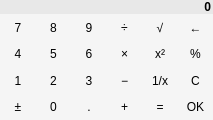
<?xml version="1.0" encoding="UTF-8"?>
<ui version="4.0">
 <class>WPopupCalculator</class>
 <widget class="QWidget" name="WPopupCalculator">
  <property name="geometry">
   <rect>
    <x>0</x>
    <y>0</y>
    <width>213</width>
    <height>120</height>
   </rect>
  </property>
  <property name="palette">
   <palette>
    <active>
     <colorrole role="Button">
      <brush brushstyle="SolidPattern">
       <color alpha="255">
        <red>245</red>
        <green>245</green>
        <blue>245</blue>
       </color>
      </brush>
     </colorrole>
     <colorrole role="Base">
      <brush brushstyle="SolidPattern">
       <color alpha="255">
        <red>245</red>
        <green>245</green>
        <blue>245</blue>
       </color>
      </brush>
     </colorrole>
     <colorrole role="Window">
      <brush brushstyle="SolidPattern">
       <color alpha="255">
        <red>245</red>
        <green>245</green>
        <blue>245</blue>
       </color>
      </brush>
     </colorrole>
    </active>
    <inactive>
     <colorrole role="Button">
      <brush brushstyle="SolidPattern">
       <color alpha="255">
        <red>245</red>
        <green>245</green>
        <blue>245</blue>
       </color>
      </brush>
     </colorrole>
     <colorrole role="Base">
      <brush brushstyle="SolidPattern">
       <color alpha="255">
        <red>245</red>
        <green>245</green>
        <blue>245</blue>
       </color>
      </brush>
     </colorrole>
     <colorrole role="Window">
      <brush brushstyle="SolidPattern">
       <color alpha="255">
        <red>245</red>
        <green>245</green>
        <blue>245</blue>
       </color>
      </brush>
     </colorrole>
    </inactive>
    <disabled>
     <colorrole role="Button">
      <brush brushstyle="SolidPattern">
       <color alpha="255">
        <red>245</red>
        <green>245</green>
        <blue>245</blue>
       </color>
      </brush>
     </colorrole>
     <colorrole role="Base">
      <brush brushstyle="SolidPattern">
       <color alpha="255">
        <red>245</red>
        <green>245</green>
        <blue>245</blue>
       </color>
      </brush>
     </colorrole>
     <colorrole role="Window">
      <brush brushstyle="SolidPattern">
       <color alpha="255">
        <red>245</red>
        <green>245</green>
        <blue>245</blue>
       </color>
      </brush>
     </colorrole>
    </disabled>
   </palette>
  </property>
  <property name="windowTitle">
   <string>Calculator</string>
  </property>
  <layout class="QGridLayout" name="gridLayout">
   <property name="margin">
    <number>0</number>
   </property>
   <property name="spacing">
    <number>0</number>
   </property>
   <item row="0" column="0" colspan="6">
    <widget class="QLabel" name="display">
     <property name="sizePolicy">
      <sizepolicy hsizetype="Expanding" vsizetype="Preferred">
       <horstretch>0</horstretch>
       <verstretch>0</verstretch>
      </sizepolicy>
     </property>
     <property name="font">
      <font>
       <weight>75</weight>
       <bold>true</bold>
      </font>
     </property>
     <property name="styleSheet">
      <string notr="true">background-color: rgb(232, 232, 232);</string>
     </property>
     <property name="text">
      <string>0</string>
     </property>
     <property name="textFormat">
      <enum>Qt::PlainText</enum>
     </property>
     <property name="alignment">
      <set>Qt::AlignRight|Qt::AlignTrailing|Qt::AlignVCenter</set>
     </property>
     <property name="margin">
      <number>3</number>
     </property>
     <property name="indent">
      <number>2</number>
     </property>
     <property name="textInteractionFlags">
      <set>Qt::LinksAccessibleByMouse|Qt::TextSelectableByMouse</set>
     </property>
    </widget>
   </item>
   <item row="1" column="0">
    <widget class="QToolButton" name="digitButton_7">
     <property name="sizePolicy">
      <sizepolicy hsizetype="Minimum" vsizetype="MinimumExpanding">
       <horstretch>0</horstretch>
       <verstretch>0</verstretch>
      </sizepolicy>
     </property>
     <property name="minimumSize">
      <size>
       <width>24</width>
       <height>24</height>
      </size>
     </property>
     <property name="focusPolicy">
      <enum>Qt::NoFocus</enum>
     </property>
     <property name="text">
      <string notr="true">7</string>
     </property>
     <property name="autoRaise">
      <bool>true</bool>
     </property>
    </widget>
   </item>
   <item row="1" column="1">
    <widget class="QToolButton" name="digitButton_8">
     <property name="sizePolicy">
      <sizepolicy hsizetype="Minimum" vsizetype="MinimumExpanding">
       <horstretch>0</horstretch>
       <verstretch>0</verstretch>
      </sizepolicy>
     </property>
     <property name="minimumSize">
      <size>
       <width>24</width>
       <height>24</height>
      </size>
     </property>
     <property name="focusPolicy">
      <enum>Qt::NoFocus</enum>
     </property>
     <property name="text">
      <string notr="true">8</string>
     </property>
     <property name="autoRaise">
      <bool>true</bool>
     </property>
    </widget>
   </item>
   <item row="1" column="2">
    <widget class="QToolButton" name="digitButton_9">
     <property name="sizePolicy">
      <sizepolicy hsizetype="Minimum" vsizetype="MinimumExpanding">
       <horstretch>0</horstretch>
       <verstretch>0</verstretch>
      </sizepolicy>
     </property>
     <property name="minimumSize">
      <size>
       <width>24</width>
       <height>24</height>
      </size>
     </property>
     <property name="focusPolicy">
      <enum>Qt::NoFocus</enum>
     </property>
     <property name="text">
      <string notr="true">9</string>
     </property>
     <property name="autoRaise">
      <bool>true</bool>
     </property>
    </widget>
   </item>
   <item row="1" column="3">
    <widget class="QToolButton" name="divideButton">
     <property name="sizePolicy">
      <sizepolicy hsizetype="Minimum" vsizetype="MinimumExpanding">
       <horstretch>0</horstretch>
       <verstretch>0</verstretch>
      </sizepolicy>
     </property>
     <property name="minimumSize">
      <size>
       <width>24</width>
       <height>24</height>
      </size>
     </property>
     <property name="focusPolicy">
      <enum>Qt::NoFocus</enum>
     </property>
     <property name="toolTip">
      <string>Divide</string>
     </property>
     <property name="text">
      <string notr="true">÷</string>
     </property>
     <property name="autoRaise">
      <bool>true</bool>
     </property>
    </widget>
   </item>
   <item row="1" column="4">
    <widget class="QToolButton" name="squareRootButton">
     <property name="sizePolicy">
      <sizepolicy hsizetype="Minimum" vsizetype="MinimumExpanding">
       <horstretch>0</horstretch>
       <verstretch>0</verstretch>
      </sizepolicy>
     </property>
     <property name="minimumSize">
      <size>
       <width>24</width>
       <height>24</height>
      </size>
     </property>
     <property name="focusPolicy">
      <enum>Qt::NoFocus</enum>
     </property>
     <property name="toolTip">
      <string>Square root</string>
     </property>
     <property name="text">
      <string notr="true">√</string>
     </property>
     <property name="autoRaise">
      <bool>true</bool>
     </property>
    </widget>
   </item>
   <item row="1" column="5">
    <widget class="QToolButton" name="backspaceButton">
     <property name="sizePolicy">
      <sizepolicy hsizetype="Minimum" vsizetype="MinimumExpanding">
       <horstretch>0</horstretch>
       <verstretch>0</verstretch>
      </sizepolicy>
     </property>
     <property name="minimumSize">
      <size>
       <width>24</width>
       <height>24</height>
      </size>
     </property>
     <property name="focusPolicy">
      <enum>Qt::NoFocus</enum>
     </property>
     <property name="toolTip">
      <string>Backspace</string>
     </property>
     <property name="text">
      <string notr="true">←</string>
     </property>
     <property name="autoRaise">
      <bool>true</bool>
     </property>
    </widget>
   </item>
   <item row="2" column="0">
    <widget class="QToolButton" name="digitButton_4">
     <property name="sizePolicy">
      <sizepolicy hsizetype="Minimum" vsizetype="MinimumExpanding">
       <horstretch>0</horstretch>
       <verstretch>0</verstretch>
      </sizepolicy>
     </property>
     <property name="minimumSize">
      <size>
       <width>24</width>
       <height>24</height>
      </size>
     </property>
     <property name="focusPolicy">
      <enum>Qt::NoFocus</enum>
     </property>
     <property name="text">
      <string notr="true">4</string>
     </property>
     <property name="autoRaise">
      <bool>true</bool>
     </property>
    </widget>
   </item>
   <item row="2" column="1">
    <widget class="QToolButton" name="digitButton_5">
     <property name="sizePolicy">
      <sizepolicy hsizetype="Minimum" vsizetype="MinimumExpanding">
       <horstretch>0</horstretch>
       <verstretch>0</verstretch>
      </sizepolicy>
     </property>
     <property name="minimumSize">
      <size>
       <width>24</width>
       <height>24</height>
      </size>
     </property>
     <property name="focusPolicy">
      <enum>Qt::NoFocus</enum>
     </property>
     <property name="text">
      <string notr="true">5</string>
     </property>
     <property name="autoRaise">
      <bool>true</bool>
     </property>
    </widget>
   </item>
   <item row="2" column="2">
    <widget class="QToolButton" name="digitButton_6">
     <property name="sizePolicy">
      <sizepolicy hsizetype="Minimum" vsizetype="MinimumExpanding">
       <horstretch>0</horstretch>
       <verstretch>0</verstretch>
      </sizepolicy>
     </property>
     <property name="minimumSize">
      <size>
       <width>24</width>
       <height>24</height>
      </size>
     </property>
     <property name="focusPolicy">
      <enum>Qt::NoFocus</enum>
     </property>
     <property name="text">
      <string notr="true">6</string>
     </property>
     <property name="autoRaise">
      <bool>true</bool>
     </property>
    </widget>
   </item>
   <item row="2" column="3">
    <widget class="QToolButton" name="multiplyButton">
     <property name="sizePolicy">
      <sizepolicy hsizetype="Minimum" vsizetype="MinimumExpanding">
       <horstretch>0</horstretch>
       <verstretch>0</verstretch>
      </sizepolicy>
     </property>
     <property name="minimumSize">
      <size>
       <width>24</width>
       <height>24</height>
      </size>
     </property>
     <property name="focusPolicy">
      <enum>Qt::NoFocus</enum>
     </property>
     <property name="toolTip">
      <string>Multiply</string>
     </property>
     <property name="text">
      <string notr="true">×</string>
     </property>
     <property name="autoRaise">
      <bool>true</bool>
     </property>
    </widget>
   </item>
   <item row="2" column="4">
    <widget class="QToolButton" name="powerButton">
     <property name="sizePolicy">
      <sizepolicy hsizetype="Minimum" vsizetype="MinimumExpanding">
       <horstretch>0</horstretch>
       <verstretch>0</verstretch>
      </sizepolicy>
     </property>
     <property name="minimumSize">
      <size>
       <width>24</width>
       <height>24</height>
      </size>
     </property>
     <property name="focusPolicy">
      <enum>Qt::NoFocus</enum>
     </property>
     <property name="text">
      <string notr="true">x²</string>
     </property>
     <property name="autoRaise">
      <bool>true</bool>
     </property>
    </widget>
   </item>
   <item row="2" column="5">
    <widget class="QToolButton" name="percentButton">
     <property name="sizePolicy">
      <sizepolicy hsizetype="Minimum" vsizetype="MinimumExpanding">
       <horstretch>0</horstretch>
       <verstretch>0</verstretch>
      </sizepolicy>
     </property>
     <property name="minimumSize">
      <size>
       <width>24</width>
       <height>24</height>
      </size>
     </property>
     <property name="focusPolicy">
      <enum>Qt::NoFocus</enum>
     </property>
     <property name="toolTip">
      <string>Percent</string>
     </property>
     <property name="text">
      <string notr="true">%</string>
     </property>
     <property name="autoRaise">
      <bool>true</bool>
     </property>
    </widget>
   </item>
   <item row="3" column="0">
    <widget class="QToolButton" name="digitButton_1">
     <property name="sizePolicy">
      <sizepolicy hsizetype="Minimum" vsizetype="MinimumExpanding">
       <horstretch>0</horstretch>
       <verstretch>0</verstretch>
      </sizepolicy>
     </property>
     <property name="minimumSize">
      <size>
       <width>24</width>
       <height>24</height>
      </size>
     </property>
     <property name="focusPolicy">
      <enum>Qt::NoFocus</enum>
     </property>
     <property name="text">
      <string notr="true">1</string>
     </property>
     <property name="autoRaise">
      <bool>true</bool>
     </property>
    </widget>
   </item>
   <item row="3" column="1">
    <widget class="QToolButton" name="digitButton_2">
     <property name="sizePolicy">
      <sizepolicy hsizetype="Minimum" vsizetype="MinimumExpanding">
       <horstretch>0</horstretch>
       <verstretch>0</verstretch>
      </sizepolicy>
     </property>
     <property name="minimumSize">
      <size>
       <width>24</width>
       <height>24</height>
      </size>
     </property>
     <property name="focusPolicy">
      <enum>Qt::NoFocus</enum>
     </property>
     <property name="text">
      <string notr="true">2</string>
     </property>
     <property name="autoRaise">
      <bool>true</bool>
     </property>
    </widget>
   </item>
   <item row="3" column="2">
    <widget class="QToolButton" name="digitButton_3">
     <property name="sizePolicy">
      <sizepolicy hsizetype="Minimum" vsizetype="MinimumExpanding">
       <horstretch>0</horstretch>
       <verstretch>0</verstretch>
      </sizepolicy>
     </property>
     <property name="minimumSize">
      <size>
       <width>24</width>
       <height>24</height>
      </size>
     </property>
     <property name="focusPolicy">
      <enum>Qt::NoFocus</enum>
     </property>
     <property name="text">
      <string notr="true">3</string>
     </property>
     <property name="autoRaise">
      <bool>true</bool>
     </property>
    </widget>
   </item>
   <item row="3" column="3">
    <widget class="QToolButton" name="minusButton">
     <property name="sizePolicy">
      <sizepolicy hsizetype="Minimum" vsizetype="MinimumExpanding">
       <horstretch>0</horstretch>
       <verstretch>0</verstretch>
      </sizepolicy>
     </property>
     <property name="minimumSize">
      <size>
       <width>24</width>
       <height>24</height>
      </size>
     </property>
     <property name="focusPolicy">
      <enum>Qt::NoFocus</enum>
     </property>
     <property name="toolTip">
      <string>Minus</string>
     </property>
     <property name="text">
      <string notr="true">−</string>
     </property>
     <property name="autoRaise">
      <bool>true</bool>
     </property>
    </widget>
   </item>
   <item row="3" column="4">
    <widget class="QToolButton" name="reciprocalButton">
     <property name="sizePolicy">
      <sizepolicy hsizetype="Minimum" vsizetype="MinimumExpanding">
       <horstretch>0</horstretch>
       <verstretch>0</verstretch>
      </sizepolicy>
     </property>
     <property name="minimumSize">
      <size>
       <width>24</width>
       <height>24</height>
      </size>
     </property>
     <property name="focusPolicy">
      <enum>Qt::NoFocus</enum>
     </property>
     <property name="text">
      <string notr="true">1/x</string>
     </property>
     <property name="autoRaise">
      <bool>true</bool>
     </property>
    </widget>
   </item>
   <item row="3" column="5">
    <widget class="QToolButton" name="clearButton">
     <property name="sizePolicy">
      <sizepolicy hsizetype="Minimum" vsizetype="MinimumExpanding">
       <horstretch>0</horstretch>
       <verstretch>0</verstretch>
      </sizepolicy>
     </property>
     <property name="minimumSize">
      <size>
       <width>24</width>
       <height>24</height>
      </size>
     </property>
     <property name="focusPolicy">
      <enum>Qt::NoFocus</enum>
     </property>
     <property name="toolTip">
      <string>Clear all (Delete)</string>
     </property>
     <property name="text">
      <string notr="true">C</string>
     </property>
     <property name="autoRaise">
      <bool>true</bool>
     </property>
    </widget>
   </item>
   <item row="4" column="0">
    <widget class="QToolButton" name="changeSignButton">
     <property name="sizePolicy">
      <sizepolicy hsizetype="Minimum" vsizetype="MinimumExpanding">
       <horstretch>0</horstretch>
       <verstretch>0</verstretch>
      </sizepolicy>
     </property>
     <property name="minimumSize">
      <size>
       <width>24</width>
       <height>24</height>
      </size>
     </property>
     <property name="focusPolicy">
      <enum>Qt::NoFocus</enum>
     </property>
     <property name="toolTip">
      <string>Change sign</string>
     </property>
     <property name="text">
      <string notr="true">±</string>
     </property>
     <property name="autoRaise">
      <bool>true</bool>
     </property>
    </widget>
   </item>
   <item row="4" column="1">
    <widget class="QToolButton" name="digitButton_0">
     <property name="sizePolicy">
      <sizepolicy hsizetype="Minimum" vsizetype="MinimumExpanding">
       <horstretch>0</horstretch>
       <verstretch>0</verstretch>
      </sizepolicy>
     </property>
     <property name="minimumSize">
      <size>
       <width>24</width>
       <height>24</height>
      </size>
     </property>
     <property name="focusPolicy">
      <enum>Qt::NoFocus</enum>
     </property>
     <property name="text">
      <string notr="true">0</string>
     </property>
     <property name="autoRaise">
      <bool>true</bool>
     </property>
    </widget>
   </item>
   <item row="4" column="2">
    <widget class="QToolButton" name="pointButton">
     <property name="sizePolicy">
      <sizepolicy hsizetype="Minimum" vsizetype="MinimumExpanding">
       <horstretch>0</horstretch>
       <verstretch>0</verstretch>
      </sizepolicy>
     </property>
     <property name="minimumSize">
      <size>
       <width>24</width>
       <height>24</height>
      </size>
     </property>
     <property name="focusPolicy">
      <enum>Qt::NoFocus</enum>
     </property>
     <property name="toolTip">
      <string>Decimal point</string>
     </property>
     <property name="text">
      <string notr="true">.</string>
     </property>
     <property name="autoRaise">
      <bool>true</bool>
     </property>
    </widget>
   </item>
   <item row="4" column="3">
    <widget class="QToolButton" name="plusButton">
     <property name="sizePolicy">
      <sizepolicy hsizetype="Minimum" vsizetype="MinimumExpanding">
       <horstretch>0</horstretch>
       <verstretch>0</verstretch>
      </sizepolicy>
     </property>
     <property name="minimumSize">
      <size>
       <width>24</width>
       <height>24</height>
      </size>
     </property>
     <property name="focusPolicy">
      <enum>Qt::NoFocus</enum>
     </property>
     <property name="toolTip">
      <string>Plus</string>
     </property>
     <property name="text">
      <string notr="true">+</string>
     </property>
     <property name="autoRaise">
      <bool>true</bool>
     </property>
    </widget>
   </item>
   <item row="4" column="4">
    <widget class="QToolButton" name="equalButton">
     <property name="sizePolicy">
      <sizepolicy hsizetype="Minimum" vsizetype="MinimumExpanding">
       <horstretch>0</horstretch>
       <verstretch>0</verstretch>
      </sizepolicy>
     </property>
     <property name="minimumSize">
      <size>
       <width>24</width>
       <height>24</height>
      </size>
     </property>
     <property name="focusPolicy">
      <enum>Qt::NoFocus</enum>
     </property>
     <property name="toolTip">
      <string>Equal</string>
     </property>
     <property name="text">
      <string notr="true">=</string>
     </property>
     <property name="autoRaise">
      <bool>true</bool>
     </property>
    </widget>
   </item>
   <item row="4" column="5">
    <widget class="QToolButton" name="okButton">
     <property name="sizePolicy">
      <sizepolicy hsizetype="Minimum" vsizetype="MinimumExpanding">
       <horstretch>0</horstretch>
       <verstretch>0</verstretch>
      </sizepolicy>
     </property>
     <property name="minimumSize">
      <size>
       <width>24</width>
       <height>24</height>
      </size>
     </property>
     <property name="focusPolicy">
      <enum>Qt::NoFocus</enum>
     </property>
     <property name="toolTip">
      <string>Accept (Insert)</string>
     </property>
     <property name="text">
      <string notr="true">OK</string>
     </property>
     <property name="autoRaise">
      <bool>true</bool>
     </property>
    </widget>
   </item>
  </layout>
 </widget>
 <resources/>
 <connections/>
</ui>
